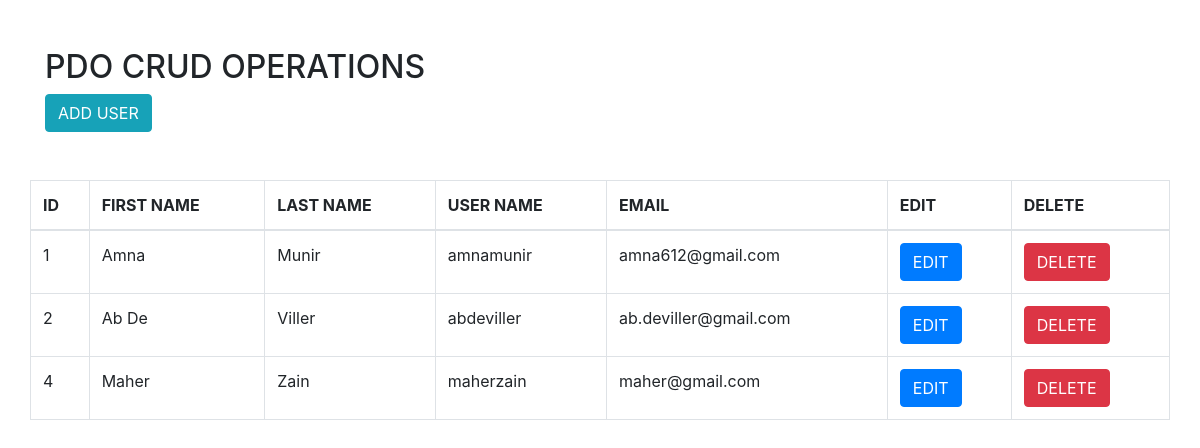
The page / on the database its author committed.
### tables this page shows
CREATE TABLE `form_tb` (
  `id` int(11) NOT NULL,
  `first_name` varchar(255) NOT NULL,
  `last_name` varchar(255) NOT NULL,
  `username` varchar(255) NOT NULL,
  `email` varchar(255) NOT NULL,
  `password` varchar(255) NOT NULL
);

### index.php (the view, shortened to what this page needs)
<?php include ('dbconfig.php');
?>
<!DOCTYPE html>
<html lang="en">
<head>
    <link rel="stylesheet" href="https://cdn.jsdelivr.net/npm/bootstrap@4.1.3/dist/css/bootstrap.min.css">
</head>
<body>
<div class="container">
  <div class="row">
    <div class="col-lg-12">
      <diV class="mt-5" >
      <h2>PDO CRUD OPERATIONS</h2>
      <a href="user-add.php" class="btn btn-info" > ADD USER </a></div>
    </div>
    <table class="table mt-5 table-bordered">
  <thead>
    <tr>
      <th scope="col">ID</th>
      <th scope="col">FIRST NAME</th>
      <th scope="col">LAST  NAME</th>
      <th scope="col">USER NAME</th>
      <th scope="col">EMAIL</th>
      <th scope="col">EDIT</th>
      <th scope="col">DELETE</th>
    </tr>
  </thead>
  <tbody>
<?php
$selectq="SELECT * FROM form_tb";
$stmt=$conn->prepare($selectq);
$stmt->execute();
$result=$stmt->fetchAll(PDO::FETCH_ASSOC);
if($result){
  foreach($result as $data){
    ?>
<tr>
  <td> <?= $data['id'] ;  ?></td>
  <td> <?= $data['first_name'] ;  ?></td>
  <td> <?= $data['last_name'] ;  ?></td>
  <td> <?= $data['username'] ;  ?></td>
  <td> <?= $data['email'] ;  ?></td>
  <td> <a href="user-edit.php?id=<?= $data['id']; ?>" class="btn btn-primary">EDIT</a></td>
  <td><form action="code.php" method="POST"> <button type="submit" name="delete" value="<?=$data['id'];  ?>" class="btn btn-danger"> DELETE</button></form></td>
</tr>
<?php
  }
}
else{
?>
  <tr>
  <td> Data Not Found!</td>
</tr>
<?php
}
?>
  </tbody>
</table>
  </div>
</div>
</body>
</html>

### rows shown on the page
form_tb: id "1", first_name "Amna", last_name "Munir", username "amnamunir", email "amna612@gmail.com"
form_tb: id "2", first_name "Ab De", last_name "Viller", username "abdeviller", email "ab.deviller@gmail.com"
form_tb: id "4", first_name "Maher", last_name "Zain", username "maherzain", email "maher@gmail.com"
